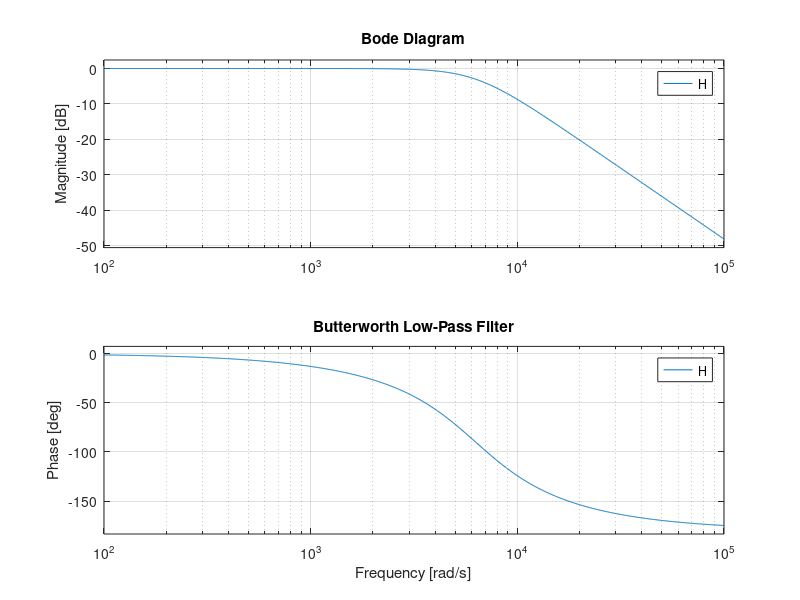

Here is the MATLAB script that generated this plot:
pkg load control signal;

% Design parameters
f_c = 1000;        % Cutoff frequency in Hz
order = 2;
w_c = 2*pi*f_c;    % Convert to rad/s

% Design Butterworth analog filter
[num, den] = butter(order, w_c, "s");
H = tf(num, den);

% Bode plot
bode(H); grid on;
title("Butterworth Low-Pass Filter");
